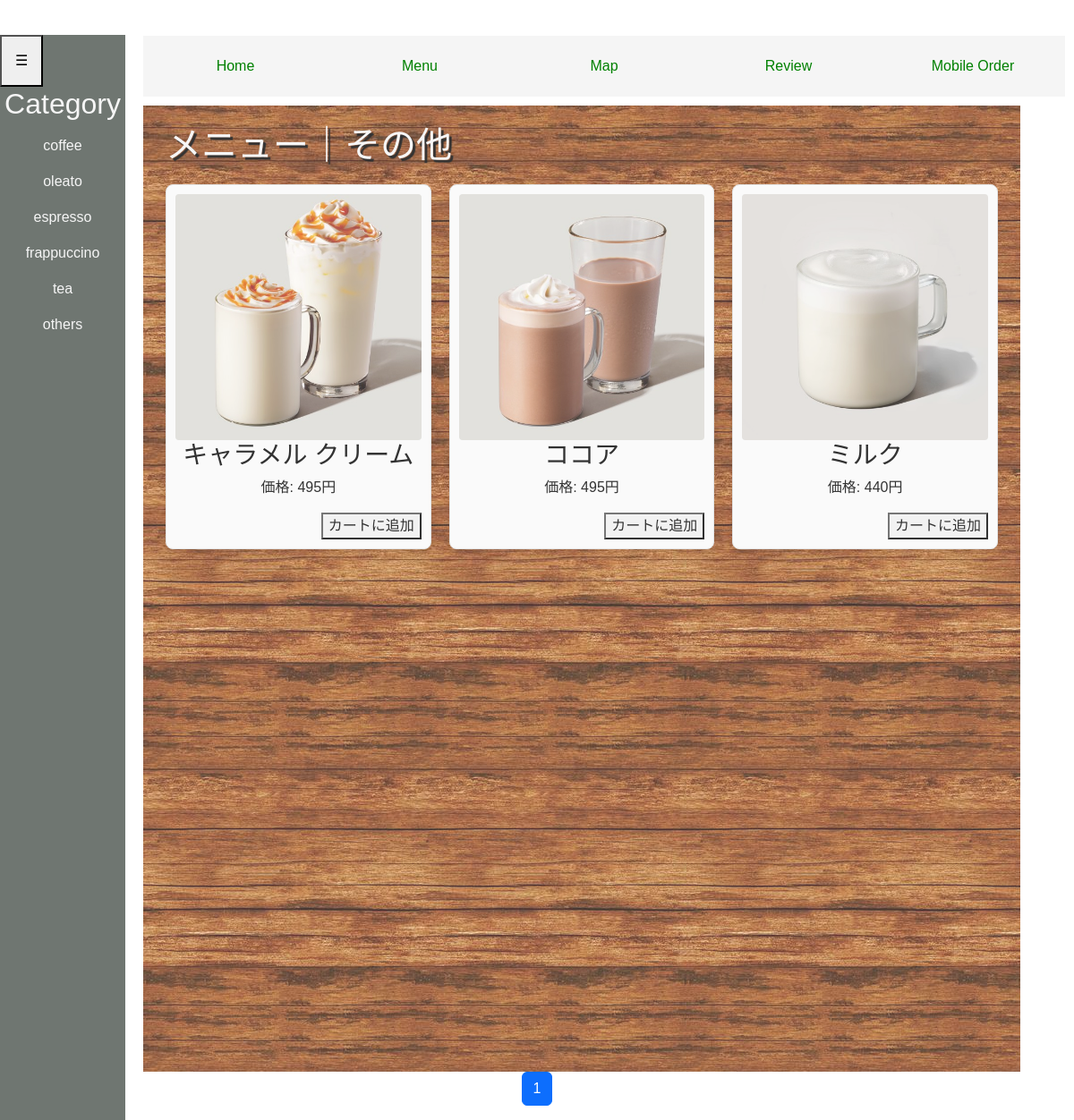
Screenshot of /mobile_order/others_m with the database file from the repository.
### cafe/models.py (models this page shows, shortened)
class CafeMenu(models.Model):
    CATEGORY=(('coffee','コーヒー'),
              ('espresso','エスプレッソ'),
              ('oleato','オリアート'),
              ('frappuccino','フラペチーノ'),
              ('tea','ティー'),
              ('others','その他'),
              )
    category = models.CharField(choices=CATEGORY, max_length=20, default='coffee')
    name=models.CharField(
                verbose_name='商品名',
                max_length=100
                )
    price=models.DecimalField(max_digits=5, decimal_places=0)
    description=models.TextField()
    image=models.ImageField(upload_to='menu_images/')

### cafe/views.py (the view)
# urls.py: path('mobile_order/others_m',views.OthersMobile.as_view(), name='others_m'),  # 検索ビューのURL設定
class OthersMobile(ListView):
    template_name='others_m.html'
    context_object_name = 'orderby_records'
    model=CafeMenu
    paginate_by=6
    def get_queryset(self):
        return CafeMenu.objects.filter(category='others')

### cafe/templates/others_m.html (shortened to what this page needs)
{% load static %}
<head>
    <link href="{% static 'css/bootstrap.min.css' %}" rel="stylesheet">
    <link rel="stylesheet" href="{% static 'css/menu.css' %}">
</head>
<div class="navbar">
  <a href="{% url 'cafe:base' %}">Home</a>
  <a href="{% url 'cafe:menu' %}">Menu</a>
  <a href="{% url 'cafe:map' %}">Map</a>
  <a href="{% url 'photo:index' %}">Review</a>
  <a href="{% url 'cafe:mobile' %}">Mobile Order</a>
</div>
<div class="sidebar">
  <button id="toggleBtn" class="toggle-btn">☰</button>
  <h2>Category</h2>
  <ul>
    <li><a href="{% url 'cafe:coffee_m' %}">coffee</a></li>
    <li><a href="{% url 'cafe:oleato_m' %}">oleato</a></li>
    <li><a href="{% url 'cafe:espresso_m' %}">espresso</a></li>
    <li><a href="{% url 'cafe:frappuccino_m' %}">frappuccino</a></li>
    <li><a href="{% url 'cafe:tea_m' %}">tea</a></li>
    <li><a href="{% url 'cafe:others_m' %}">others</a></li>
</ul>
</div>
<body>
  <div class="menu" style="background-image: url('{% static "img/wood.jpeg" %}'); opacity:0.8;">
    <h1 style="text-shadow: 3px 3px 1px rgba(0, 0, 0, 1);">メニュー｜その他</h1>
    <div class="menu-grid">
      {% for record in orderby_records %}
        {% if record.category == "others" %}
          <div class="record">
            <img src="{{ record.image.url }}" alt="{{ record.name }}">
            <h3>{{ record.name }}</h3>
            <p>価格: {{ record.price }}円</p>
            <div style="text-align: right;">
              <button>カートに追加</button>
            </div>
          </div>
        {% endif %}
      {% endfor %}
    </div>
  </div>
  {% include "pagination.html" %}
</body>
</html>

### static/css/menu.css (style rules this page uses)
body { font-family: 'Noto Sans JP', sans-serif; width: 100%; }
.navbar { width: 1030px; margin-left: 160px; margin-right: 76; margin-top: 40px; display: flex; position: sticky; z-index: 0; background-color: whitesmoke; overflow: hidden; }
.navbar a { flex: 1; padding: 14px 20px; text-align: center; text-decoration: none; color: green; }
.sidebar { background-color: rgb(111, 118, 113); width: 140px; height: 100%; top: 39px; position: fixed; overflow: hidden; margin-bottom: 30px; z-index: 1; }
.sidebar h2 { text-align: center; color: whitesmoke; }
.sidebar ul { list-style-type: none; padding: 0; }
.sidebar ul li { padding: 8px; text-align: center; }
.sidebar ul li a { text-decoration: none; color: whitesmoke; display: block; }
.toggle-btn { padding: 15px; cursor: pointer; position: relative; color: black; }
.menu { font-family: 'Noto Sans JP', sans-serif; margin-left: 150px; flex: 1; padding: 25px; color: whitesmoke; background-color: cadetblue; height: 1080px; top: 10px; bottom: 0; margin-left: 160px; margin-top: 10px; width: 980px; padding-top: 20px; }
img { display: block; margin: 0 auto; }
.record { font-family: 'Noto Sans JP', sans-serif; font-weight: 100; }
.record { font-family: 'Noto Sans JP', sans-serif; font-weight: 100; color: black; }
.menu-grid { display: grid; grid-template-columns: repeat(3, 1fr); grid-gap: 20px; margin: 20px auto; max-width: 1200px; }
.record { text-align: center; border: 1px solid #ddd; border-radius: 8px; padding: 10px; background-color: #f9f9f9; box-shadow: 0 4px 6px rgba(0, 0, 0, 0.1); transition: transform 0.2s ease; }
.record img { max-width: 100%; height: auto; border-radius: 4px; }

### rows the page displays
CafeMenu: image (picture), name "キャラメル クリーム", price "495"
CafeMenu: image (picture), name "ココア", price "495"
CafeMenu: image (picture), name "ミルク", price "440"

### other values shown
{{ num }} "1"
